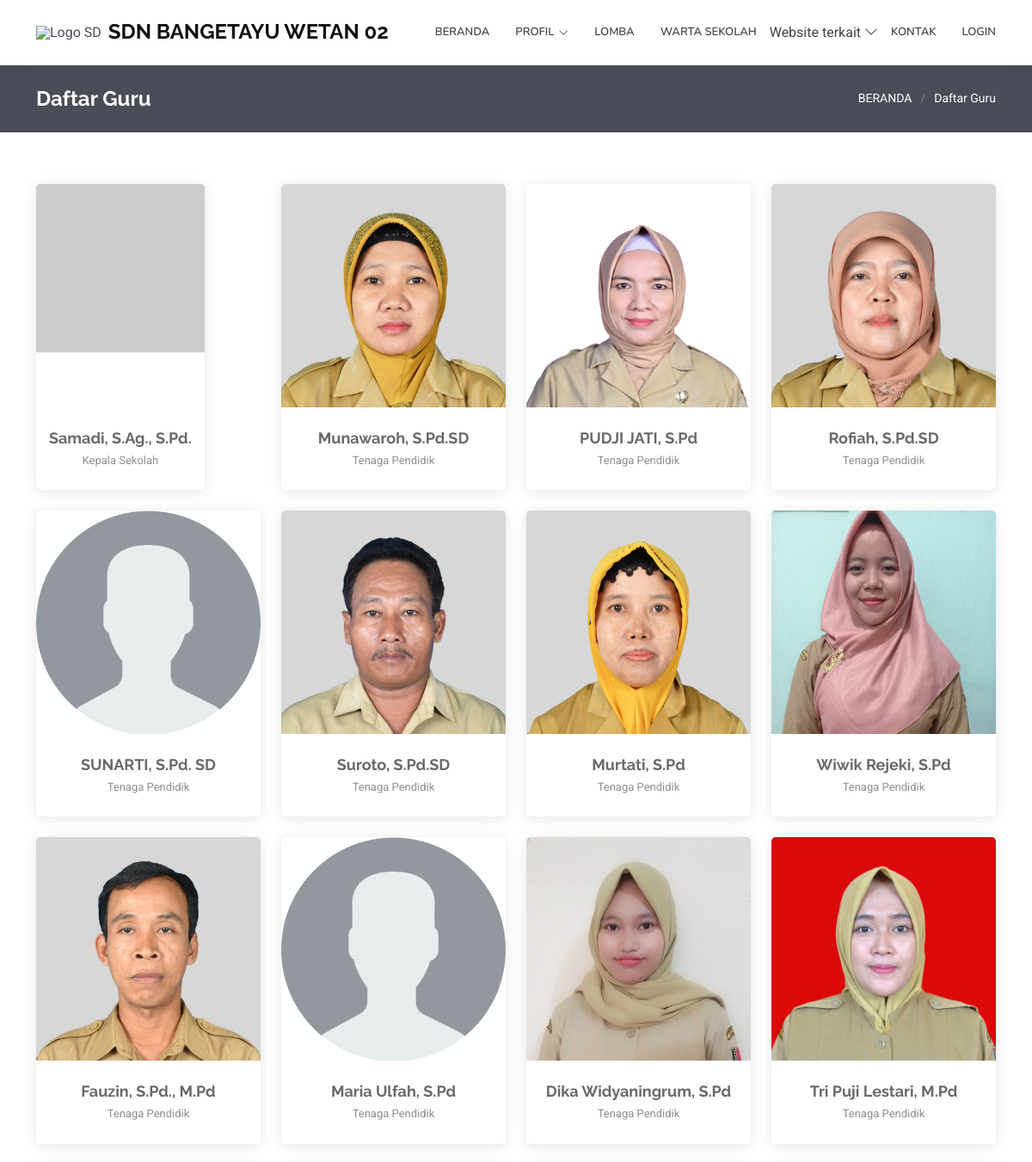
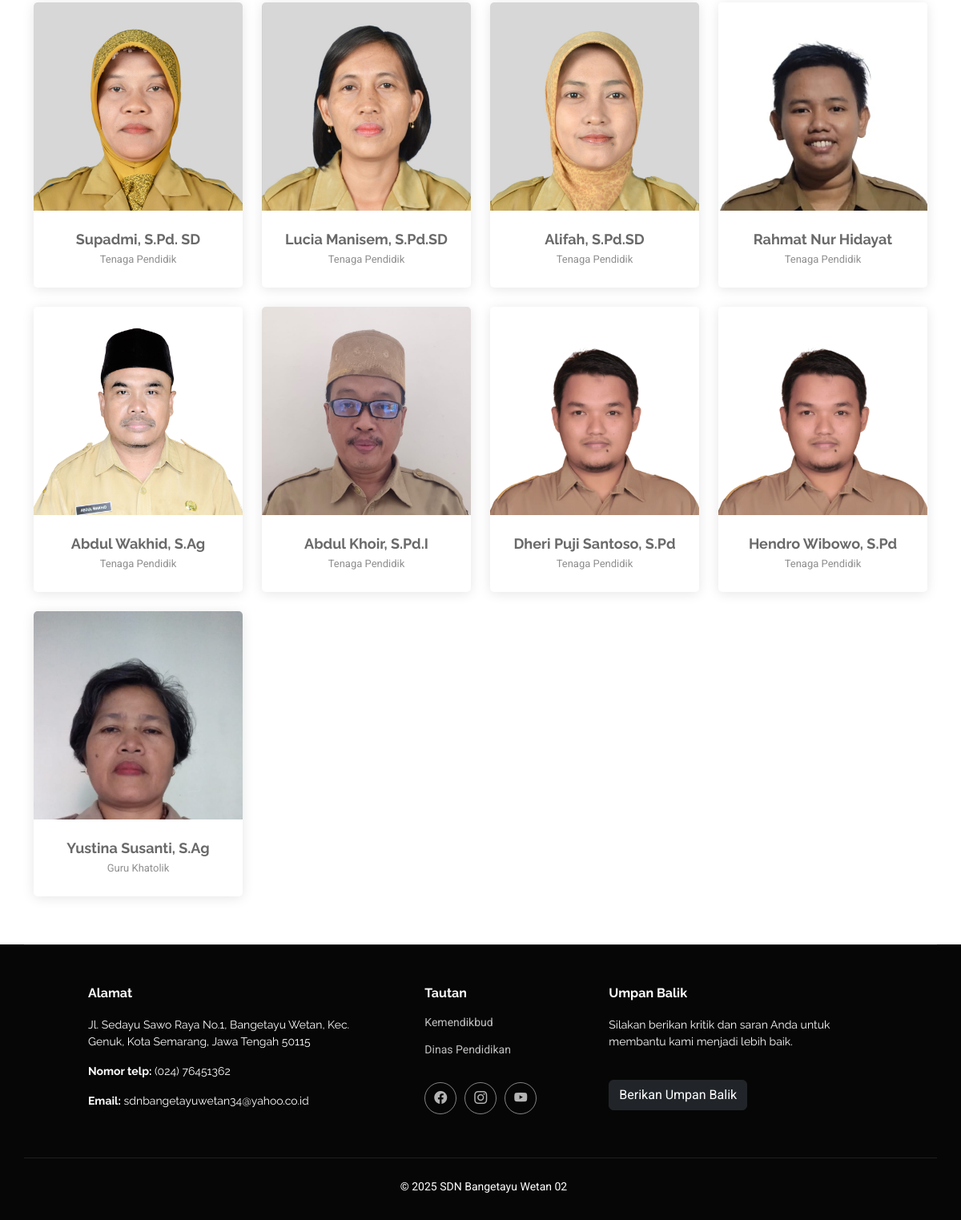
The app's page /team.php with its own data (2 pictures, top to bottom).
### tables this page shows
CREATE TABLE `profil_guru` (
  `id` int(11) NOT NULL,
  `nama` varchar(100) DEFAULT NULL,
  `foto` text DEFAULT NULL,
  `nip` varchar(100) DEFAULT NULL,
  `jabatan` varchar(255) DEFAULT NULL
);

### team.php (the view, shortened to what this page needs)
<?php
include 'config/db_connect.php';
$query = "SELECT * FROM profil_guru";
$result = $conn->query($query);
?>
<!DOCTYPE html>
<html lang="en">
<head>
  <link href="assets/vendor/bootstrap/css/bootstrap.min.css" rel="stylesheet">
  <link href="assets/vendor/bootstrap-icons/bootstrap-icons.css" rel="stylesheet">
  <link href="assets/vendor/aos/aos.css" rel="stylesheet">
  <link href="assets/vendor/glightbox/css/glightbox.min.css" rel="stylesheet">
  <link href="assets/vendor/swiper/swiper-bundle.min.css" rel="stylesheet">
  <link href="assets/css/main.css" rel="stylesheet">
</head>
<body class="team-page">
  <header id="header" class="header d-flex align-items-center sticky-top">
    <div class="container position-relative d-flex ">
      <a href="index.html" class="logo d-flex align-items-center me-auto">
      <img src="aset/logo sd.png" alt="Logo SD" class="logo-img">
        <h1 class="sitename">SDN BANGETAYU WETAN 02</h1>
      </a>
      <nav id="navmenu" class="navmenu">
        <ul>
          <li><a href="index.html">Beranda</a></li>
          <li class="dropdown"><a href="profil_sekolah.html"> <span>profil</span> <i class="bi bi-chevron-down toggle-dropdown"></i></a>
          </li>
          <li><a href="lomba.html">Lomba</a></li>
          <li><a href="portfolio.html">Warta sekolah</a></li>
          <li class="dropdown"><span>Website terkait</span> <i class="bi bi-chevron-down toggle-dropdown"></i> </a>
          </li>
          <li><a href="contact.html">Kontak</a></li>
          <li><a href="login.html" class="login-box">Login</a></li>
        </ul>
      </nav>
    </div>
  </header>
  <main class="main">
    <div class="page-title accent-background">
      <div class="container d-lg-flex justify-content-between align-items-center">
        <h1 class="mb-2 mb-lg-0">Daftar Guru</h1>
        <nav class="breadcrumbs">
          <ol>
            <li><a href="index.html">BERANDA</a></li>
            <li class="current">Daftar Guru</li>
          </ol>
        </nav>
      </div>
    </div>
    <section id="team" class="team section">
      <div class="container">
      <div class="row gy-4">
  <?php
  if ($result->num_rows > 0) {
      while ($row = $result->fetch_assoc()) {
  ?>
    <div class="col-lg-3 col-md-6 d-flex align-items-stretch" data-aos="fade-up" data-aos-delay="200">
      <div class="team-member">
        <div class="member-img">
          <img src="admin/profil_guru/uploads/<?php echo htmlspecialchars($row['foto']); ?>"
               alt="Foto" class="img-fluid mx-auto d-block"
               style="width: 100%; height: auto; margin-bottom: 20px;"
               onerror="this.src='https://via.placeholder.com/150?text=No+Image'">
        </div>
        <div class="member-info">
          <h4><?php echo htmlspecialchars($row['nama']); ?></h4>
          <span><?php echo htmlspecialchars($row['jabatan']); ?></span>
        </div>
      </div>
    </div>
  <?php
      }
  } else {
      echo "<p>Tidak ada data guru yang ditemukan.</p>";
  }
  ?>
</div>
      </div>
    </section>
  </main>
  <footer id="footer" class="footer dark-background">
    <div class="container footer-top">
      <div class="row gy-4">
        <div class="col-lg-4 col-md-6 footer-about">
            <h4>Alamat</h4>
            <p>Jl. Sedayu Sawo Raya No.1, Bangetayu Wetan, Kec. Genuk, Kota Semarang, Jawa Tengah 50115</p>
            <p class="mt-3"><strong> Nomor telp:</strong> <span>(024) 76451362</span></p>
            <p><strong>Email:</strong> <span>sdnbangetayuwetan34@yahoo.co.id</span></p>
        </div>
        <div class="col-lg-3 col-md-6  align-items-center footer-links">
          <h4>Tautan</h4>
          <ul>
            <li><a href="https://www.kemdikbud.go.id/"> Kemendikbud</a></li>
            <li><a href="https://disdiksmg.semarangkota.go.id/">Dinas Pendidikan</a></li>
          </ul>
          <div class="social-links d-flex mt-4">
            <a href="https://www.facebook.com/share/1NbvshQNt8/"><i class="bi bi-facebook"></i></a>
            <a href="https://www.instagram.com/sdnbangetayuwetan02"><i class="bi bi-instagram"></i></a>
            <a href="https://www.youtube.com/@sdnegeribangetayuwetan0259"><i class="bi bi-youtube"></i></a>
          </div>
        </div>
        <div class="col-lg-4 col-md-6 footer-about">
          <h4>Umpan Balik</h4>
          <p>Silakan berikan kritik dan saran Anda untuk membantu kami menjadi lebih baik.</p>
          <br>
          <a href="contact.html" class="btn btn-dark">Berikan Umpan Balik</a>
        </div>
      </div>
    </div>
    <div class="container copyright text-center mt-4">
      <p> <span></span> <strong class="px-1 sitename"></strong> <span> &copy; 2025 SDN Bangetayu Wetan 02</span></p>
    </div>
  </footer>
</body>
</html>

### records on screen
profil_guru: nama "Samadi, S.Ag., S.Pd.", jabatan "Kepala Sekolah"
profil_guru: foto (picture), nama "Munawaroh, S.Pd.SD", jabatan "Tenaga Pendidik"
profil_guru: foto (picture), nama "PUDJI JATI, S.Pd", jabatan "Tenaga Pendidik"
profil_guru: foto (picture), nama "Rofiah, S.Pd.SD", jabatan "Tenaga Pendidik"
profil_guru: foto (picture), nama "SUNARTI, S.Pd. SD", jabatan "Tenaga Pendidik"
profil_guru: foto (picture), nama "Suroto, S.Pd.SD", jabatan "Tenaga Pendidik"
profil_guru: foto (picture), nama "Murtati, S.Pd", jabatan "Tenaga Pendidik"
profil_guru: foto (picture), nama "Wiwik Rejeki, S.Pd", jabatan "Tenaga Pendidik"
profil_guru: foto (picture), nama "Fauzin, S.Pd., M.Pd", jabatan "Tenaga Pendidik"
profil_guru: foto (picture), nama "Maria Ulfah, S.Pd", jabatan "Tenaga Pendidik"
profil_guru: foto (picture), nama "Dika Widyaningrum, S.Pd", jabatan "Tenaga Pendidik"
profil_guru: foto (picture), nama "Tri Puji Lestari, M.Pd", jabatan "Tenaga Pendidik"
profil_guru: foto (picture), nama "Supadmi, S.Pd. SD", jabatan "Tenaga Pendidik"
profil_guru: foto (picture), nama "Lucia Manisem, S.Pd.SD", jabatan "Tenaga Pendidik"
profil_guru: foto (picture), nama "Alifah, S.Pd.SD", jabatan "Tenaga Pendidik"
profil_guru: foto (picture), nama "Rahmat Nur Hidayat", jabatan "Tenaga Pendidik"
profil_guru: foto (picture), nama "Abdul Wakhid, S.Ag", jabatan "Tenaga Pendidik"
profil_guru: foto (picture), nama "Abdul Khoir, S.Pd.I", jabatan "Tenaga Pendidik"
profil_guru: foto (picture), nama "Dheri Puji Santoso, S.Pd", jabatan "Tenaga Pendidik"
profil_guru: foto (picture), nama "Hendro Wibowo, S.Pd", jabatan "Tenaga Pendidik"
profil_guru: foto (picture), nama "Yustina Susanti, S.Ag", jabatan "Guru Khatolik"
